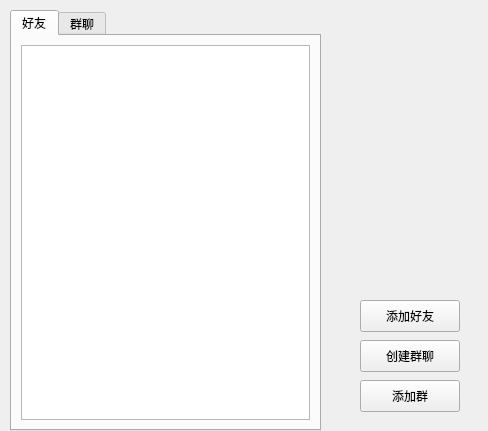
<?xml version="1.0" encoding="UTF-8"?>
<ui version="4.0">
 <class>Chatlist</class>
 <widget class="QWidget" name="Chatlist">
  <property name="geometry">
   <rect>
    <x>0</x>
    <y>0</y>
    <width>488</width>
    <height>431</height>
   </rect>
  </property>
  <property name="windowTitle">
   <string>Form</string>
  </property>
  <widget class="QPushButton" name="AddPb">
   <property name="geometry">
    <rect>
     <x>360</x>
     <y>300</y>
     <width>100</width>
     <height>32</height>
    </rect>
   </property>
   <property name="text">
    <string>添加好友</string>
   </property>
  </widget>
  <widget class="QPushButton" name="CreatePb">
   <property name="geometry">
    <rect>
     <x>360</x>
     <y>340</y>
     <width>100</width>
     <height>32</height>
    </rect>
   </property>
   <property name="text">
    <string>创建群聊</string>
   </property>
  </widget>
  <widget class="QPushButton" name="AddGroupPb">
   <property name="geometry">
    <rect>
     <x>360</x>
     <y>380</y>
     <width>100</width>
     <height>32</height>
    </rect>
   </property>
   <property name="text">
    <string>添加群</string>
   </property>
  </widget>
  <widget class="QTabWidget" name="tabWidget">
   <property name="geometry">
    <rect>
     <x>10</x>
     <y>10</y>
     <width>311</width>
     <height>421</height>
    </rect>
   </property>
   <property name="currentIndex">
    <number>0</number>
   </property>
   <property name="tabBarAutoHide">
    <bool>false</bool>
   </property>
   <widget class="QWidget" name="Friend">
    <attribute name="title">
     <string>好友</string>
    </attribute>
    <layout class="QVBoxLayout" name="verticalLayout">
     <item>
      <widget class="QListWidget" name="FriendList"/>
     </item>
    </layout>
   </widget>
   <widget class="QWidget" name="Group">
    <attribute name="title">
     <string>群聊</string>
    </attribute>
    <layout class="QVBoxLayout" name="verticalLayout_2">
     <item>
      <widget class="QListWidget" name="GroupList"/>
     </item>
    </layout>
   </widget>
  </widget>
 </widget>
 <resources/>
 <connections/>
</ui>
